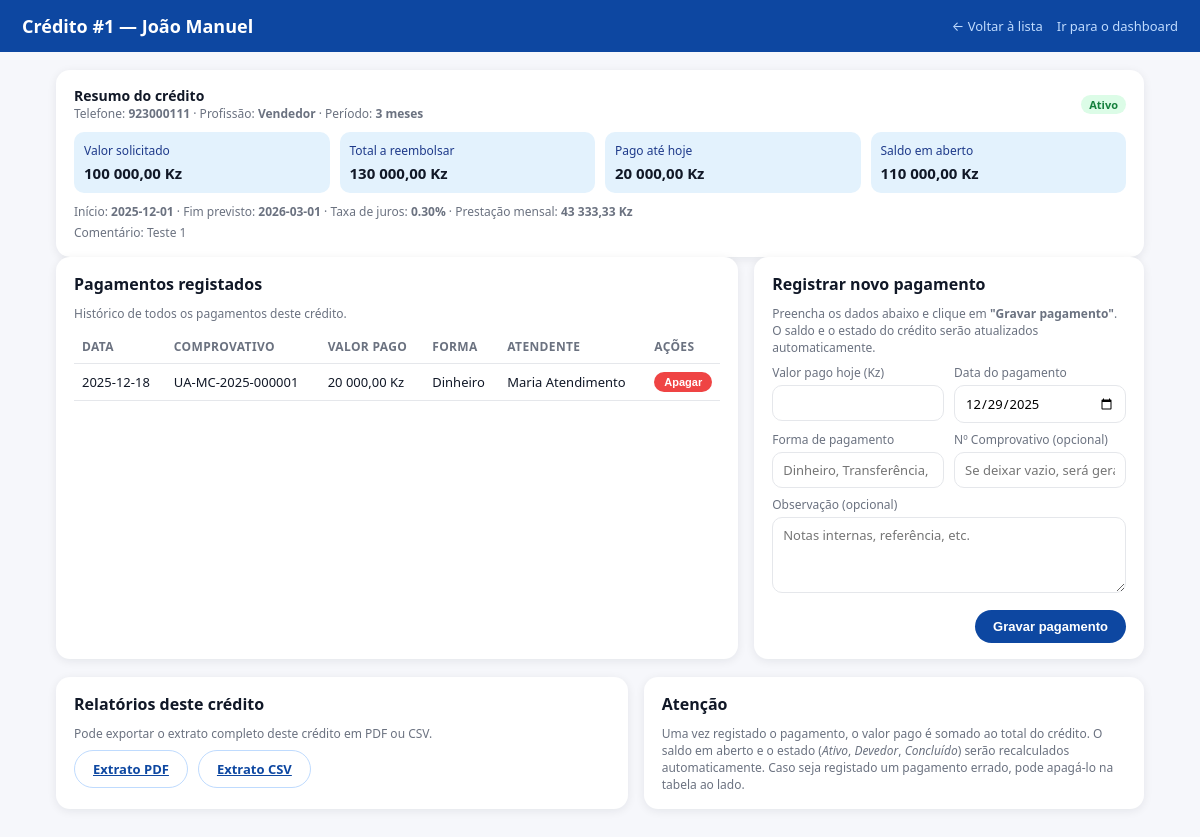
The app's page /dashboard/creditos/1 with its own data.
### app/db_models.py (models this page shows)
class CreditoDB(Base):
    __tablename__ = "creditos"
    id_credito = Column(Integer, primary_key=True, index=True)
    nome = Column(String(120), nullable=False)
    telefone = Column(String(50), nullable=False)
    profissao = Column(String(120), nullable=False)
    salario_mensal = Column(Float, nullable=False)
    valor_solicitado = Column(Float, nullable=False)
    duracao_meses = Column(Integer, nullable=False)
    taxa_juros = Column(Float, nullable=False)
    valor_total_reembolsar = Column(Float, nullable=False)
    prestacao_mensal = Column(Float, nullable=False)
    valor_pago = Column(Float, nullable=False, default=0.0)
    saldo_em_aberto = Column(Float, nullable=False)
    data_inicio = Column(Date, nullable=False)
    data_fim = Column(Date, nullable=False)
    estado = Column(String(30), nullable=False)
    comentario = Column(Text, nullable=True)
    pagamentos = relationship(
        "PagamentoDB",
        back_populates="credito",
        cascade="all, delete-orphan",
    )

class PagamentoDB(Base):
    __tablename__ = "pagamentos"
    id_pagamento = Column(Integer, primary_key=True, index=True)
    nr_comprovativo = Column(String(50), nullable=False, unique=True, index=True)
    id_credito = Column(
        Integer,
        ForeignKey("creditos.id_credito"),
        nullable=False,
        index=True,
    )
    data_pagamento = Column(Date, nullable=False)
    valor_pago_no_dia = Column(Float, nullable=False)
    forma_pagamento = Column(String(80), nullable=False)
    observacao = Column(Text, nullable=True)
    id_atendente = Column(
        Integer,
        ForeignKey("atendentes.id_atendente"),
        nullable=True,
        index=True,
    )
    emitido_em = Column(DateTime, nullable=False, default=datetime.utcnow)
    credito = relationship("CreditoDB", back_populates="pagamentos")
    atendente = relationship("AtendenteDB", back_populates="pagamentos")

class AtendenteDB(Base):
    __tablename__ = "atendentes"
    id_atendente = Column(Integer, primary_key=True, index=True)
    nome = Column(String(120), nullable=False)
    email = Column(String(120), nullable=True, unique=True, index=True)
    ativo = Column(Boolean, nullable=False, default=True)
    criado_em = Column(DateTime, nullable=False, default=datetime.utcnow)
    pagamentos = relationship("PagamentoDB", back_populates="atendente")

### app/routes/dashboard.py (the view)
@router.get(
    "/creditos/{id_credito}",
    response_class=HTMLResponse,
    summary="Detalhe completo de um crédito",
)
def dashboard_credito_detalhe(id_credito: int, request: Request):
    db = SessionLocal()
    try:
        credito = (
            db.query(CreditoDB)
            .filter(CreditoDB.id_credito == id_credito)
            .first()
        )
        if not credito:
            raise HTTPException(status_code=404, detail="Crédito não encontrado")
        pagamentos_db = (
            db.query(PagamentoDB)
            .filter(PagamentoDB.id_credito == id_credito)
            .order_by(
                PagamentoDB.data_pagamento.desc(),
                PagamentoDB.id_pagamento.desc(),
            )
            .all()
        )
        total_pago = sum(float(p.valor_pago_no_dia or 0) for p in pagamentos_db)
        total_reembolsar = float(credito.valor_total_reembolsar or 0)
        saldo_em_aberto = max(0.0, total_reembolsar - total_pago)
        credito.valor_pago = total_pago
        credito.saldo_em_aberto = saldo_em_aberto
        credito.estado = calcular_estado(
            credito.data_fim,
            saldo_em_aberto,
            hoje=date.today(),
        )
        db.commit()
        db.refresh(credito)
        credito_dict = {
            "id_credito": credito.id_credito,
            "nome": credito.nome,
            "telefone": credito.telefone,
            "profissao": credito.profissao,
            "salario_mensal": float(credito.salario_mensal or 0),
            "valor_solicitado": float(credito.valor_solicitado or 0),
            "duracao_meses": credito.duracao_meses,
            "taxa_juros": float(credito.taxa_juros or 0),
            "valor_total_reembolsar": float(credito.valor_total_reembolsar or 0),
            "prestacao_mensal": float(credito.prestacao_mensal or 0),
            "valor_pago": float(credito.valor_pago or 0),
            "saldo_em_aberto": float(credito.saldo_em_aberto or 0),
            "data_inicio": credito.data_inicio,
            "data_fim": credito.data_fim,
            "estado": credito.estado,
            "comentario": credito.comentario,
        }
        pagamentos = []
        for p in pagamentos_db:
            pagamentos.append(
                {
                    "id_pagamento": p.id_pagamento,
                    "data_pagamento": p.data_pagamento,
                    "nr_comprovativo": p.nr_comprovativo,
                    "valor_pago_no_dia": float(p.valor_pago_no_dia or 0),
                    "forma_pagamento": p.forma_pagamento,
                    "atendente_nome": p.atendente.nome if p.atendente else "",
                }
            )
    finally:
        db.close()
    return templates.TemplateResponse(
        "credito_detalhe.html",
        {
            "request": request,
            "credito": credito_dict,
            "pagamentos": pagamentos,
        },
    )

### templates/credito_detalhe.html (shortened to what this page needs)
<!doctype html>
<html lang="pt">
<head>
</head>
<body>
<header>
  <div class="title">
    Crédito #{{ credito.id_credito }} — {{ credito.nome }}
  </div>
  <div style="display:flex;gap:14px;align-items:center;">
    <a href="/dashboard/creditos">← Voltar à lista</a>
    <a href="/dashboard">Ir para o dashboard</a>
  </div>
</header>
<div class="wrap">
  <div class="card">
    <div class="top-actions">
      <div>
        <div style="font-size:14px;font-weight:600;">Resumo do crédito</div>
        <div class="muted">
          Telefone: <strong>{{ credito.telefone }}</strong> ·
          Profissão: <strong>{{ credito.profissao }}</strong> ·
          Período: <strong>{{ credito.duracao_meses }} meses</strong>
        </div>
      </div>
      <div class="pill
        {% if credito.estado == 'Concluído' %}pill-success
        {% elif credito.estado == 'Devedor' %}pill-danger
        {% else %}pill-success{% endif %}">
        {{ credito.estado }}
      </div>
    </div>
    <div class="summary-grid">
      <div class="metric">
        <div class="k">Valor solicitado</div>
        <div class="v">{{ "{:,.2f}".format(credito.valor_solicitado).replace(",", "X").replace(".", ",").replace("X", " ") }} Kz</div>
      </div>
      <div class="metric">
        <div class="k">Total a reembolsar</div>
        <div class="v">{{ "{:,.2f}".format(credito.valor_total_reembolsar).replace(",", "X").replace(".", ",").replace("X", " ") }} Kz</div>
      </div>
      <div class="metric">
        <div class="k">Pago até hoje</div>
        <div class="v">{{ "{:,.2f}".format(credito.valor_pago).replace(",", "X").replace(".", ",").replace("X", " ") }} Kz</div>
      </div>
      <div class="metric">
        <div class="k">Saldo em aberto</div>
        <div class="v">{{ "{:,.2f}".format(credito.saldo_em_aberto).replace(",", "X").replace(".", ",").replace("X", " ") }} Kz</div>
      </div>
    </div>
    <div class="muted" style="margin-top:10px;">
      Início: <strong>{{ credito.data_inicio }}</strong> ·
      Fim previsto: <strong>{{ credito.data_fim }}</strong> ·
      Taxa de juros: <strong>{{ "{:.2f}".format(credito.taxa_juros) }}%</strong> ·
      Prestação mensal: <strong>{{ "{:,.2f}".format(credito.prestacao_mensal).replace(",", "X").replace(".", ",").replace("X", " ") }} Kz</strong>
    </div>
    {% if credito.comentario %}
      <div class="muted" style="margin-top:4px;">Comentário: {{ credito.comentario }}</div>
    {% endif %}
  </div>
  <div class="row">
    <div class="card">
      <h2>Pagamentos registados</h2>
      <div class="muted">Histórico de todos os pagamentos deste crédito.</div>
      <table>
        <thead>
          <tr>
            <th>Data</th>
            <th>Comprovativo</th>
            <th>Valor pago</th>
            <th>Forma</th>
            <th>Atendente</th>
            <th style="width:70px;">Ações</th>
          </tr>
        </thead>
        <tbody>
          {% if pagamentos and pagamentos|length > 0 %}
            {% for p in pagamentos %}
              <tr>
                <td>{{ p.data_pagamento }}</td>
                <td>{{ p.nr_comprovativo }}</td>
                <td>{{ "{:,.2f}".format(p.valor_pago_no_dia).replace(",", "X").replace(".", ",").replace("X", " ") }} Kz</td>
                <td>{{ p.forma_pagamento }}</td>
                <td>{{ p.atendente_nome or "" }}</td>
                <td>
                  <button
                    type="button"
                    class="btn btn-danger btn-xs"
                    data-del-id="{{ p.id_pagamento }}">
                    Apagar
                  </button>
                </td>
              </tr>
            {% endfor %}
          {% else %}
            <tr>
              <td colspan="6" class="muted">Ainda não há pagamentos registados para este crédito.</td>
            </tr>
          {% endif %}
        </tbody>
      </table>
    </div>
    <div class="card">
      <h2>Registrar novo pagamento</h2>
      <div class="muted" style="margin-bottom:8px;">
        Preencha os dados abaixo e clique em <strong>"Gravar pagamento"</strong>.
        O saldo e o estado do crédito serão atualizados automaticamente.
      </div>
      <form id="formPagamento">
        <div class="form-grid">
          <div>
            <label for="valor_pago_no_dia">Valor pago hoje (Kz)</label>
            <input id="valor_pago_no_dia" name="valor_pago_no_dia" type="number" min="0" step="0.01" required />
          </div>
          <div>
            <label for="data_pagamento">Data do pagamento</label>
            <input id="data_pagamento" name="data_pagamento" type="date" required />
          </div>
        </div>
        <div class="form-grid" style="margin-top:8px;">
          <div>
            <label for="forma_pagamento">Forma de pagamento</label>
            <input id="forma_pagamento" name="forma_pagamento" type="text" placeholder="Dinheiro, Transferência, Multicaixa..." required />
          </div>
          <div>
            <label for="nr_comprovativo">Nº Comprovativo (opcional)</label>
            <input id="nr_comprovativo" name="nr_comprovativo" type="text" placeholder="Se deixar vazio, será gerado automaticamente" />
          </div>
        </div>
        <div style="margin-top:8px;">
          <label for="observacao">Observação (opcional)</label>
          <textarea id="observacao" name="observacao" placeholder="Notas internas, referência, etc."></textarea>
        </div>
        <div style="margin-top:12px;display:flex;justify-content:flex-end;gap:10px;">
          <button type="submit" class="btn btn-primary" id="btnSalvarPagamento">
            Gravar pagamento
          </button>
        </div>
      </form>
    </div>
  </div>
  <div class="row-bottom" style="margin-top:18px;">
    <div class="card">
      <h2>Relatórios deste crédito</h2>
      <div class="muted" style="margin-bottom:8px;">
        Pode exportar o extrato completo deste crédito em PDF ou CSV.
      </div>
      <div style="display:flex;flex-wrap:wrap;gap:10px;">
        <a class="btn btn-outline" href="/relatorios/creditos/{{ credito.id_credito }}/extrato.pdf" target="_blank">
          Extrato PDF
        </a>
        <a class="btn btn-outline" href="/relatorios/creditos/{{ credito.id_credito }}/extrato.csv" target="_blank">
          Extrato CSV
        </a>
      </div>
    </div>
    <div class="card">
      <h2>Atenção</h2>
      <div class="muted">
        Uma vez registado o pagamento, o valor pago é somado ao total do crédito.
        O saldo em aberto e o estado (<em>Ativo</em>, <em>Devedor</em>, <em>Concluído</em>) serão recalculados automaticamente.
        Caso seja registado um pagamento errado, pode apagá-lo na tabela ao lado.
      </div>
    </div>
  </div>
</div>
</body>
</html>

### templates/credito_detalhe.html (style rules this page uses)
:root { --bg:#f6f7fb; --card:#fff; --text:#111827; --muted:#6b7280; --line:#e5e7eb; --blue:#0D47A1; --blue-soft:#e3f2fd; --danger:#b91c1c; --success:#15803d; --warning:#b45309; }
* { box-sizing:border-box }
body { margin:0; font-family:system-ui,-apple-system,BlinkMacSystemFont,"Segoe UI",sans-serif; background:var(--bg); color:var(--text); }
header { background:var(--blue); color:#fff; padding:14px 22px; display:flex; align-items:center; justify-content:space-between; }
header .title { font-size:18px; font-weight:700; }
header a { color:#bfdbfe; text-decoration:none; font-size:13px; }
.wrap { max-width:1120px; margin:18px auto 32px; padding:0 16px; }
.row { display:grid; grid-template-columns:2.1fr 1.2fr; gap:16px; margin-bottom:16px; }
.row-bottom { display:grid; grid-template-columns:1.6fr 1.4fr; gap:16px; }
.card { background:var(--card); border-radius:14px; padding:16px 18px; box-shadow:0 2px 10px rgba(15,23,42,.08); }
.card h2 { margin:0 0 10px; font-size:16px; }
.muted { color:var(--muted);font-size:12px }
.summary-grid { display:grid; grid-template-columns:repeat(4,minmax(0,1fr)); gap:10px; margin-top:8px; }
.metric { background:var(--blue-soft); border-radius:10px; padding:10px; }
.metric .k { font-size:12px; color:#1e3a8a; }
.metric .v { margin-top:4px; font-weight:700; font-size:15px; }
table { width:100%; border-collapse:collapse; margin-top:8px; font-size:13px; }
th,td { padding:8px 8px; border-bottom:1px solid var(--line); text-align:left; }
th { color:var(--muted); font-size:12px; text-transform:uppercase; letter-spacing:.03em; }
.pill { display:inline-flex; align-items:center; padding:2px 8px; border-radius:999px; font-size:11px; font-weight:600; }
.pill-success { background:#dcfce7;color:var(--success); }
label { display:block; font-size:12px; color:var(--muted); margin-bottom:4px; }
input,select,textarea { width:100%; border-radius:10px; border:1px solid var(--line); padding:8px 10px; font-size:13px; outline:none; transition:border .15s, box-shadow .15s; font-family:inherit; }
textarea { min-height:76px;resize:vertical; }
.form-grid { display:grid; grid-template-columns:repeat(2,minmax(0,1fr)); gap:10px; }
.btn { border:none; border-radius:999px; padding:9px 18px; font-size:13px; font-weight:600; cursor:pointer; display:inline-flex; align-items:center; justify-content:center; gap:6px; }
.btn-primary { background:var(--blue); color:#fff; }
.btn-outline { background:#fff; color:var(--blue); border:1px solid #bfdbfe; }
.btn-xs { padding:4px 10px; font-size:11px; border-radius:999px; }
.btn-danger { background:var(--danger); color:#fff; border:none; }
.btn-danger.btn-xs { background:#ef4444; }
.top-actions { display:flex; justify-content:space-between; align-items:center; margin-bottom:10px; gap:10px; flex-wrap:wrap; }

### records on screen
CreditoDB: id_credito "1", nome "João Manuel", telefone "923000111", profissao "Vendedor", duracao_meses "3", estado "Ativo", valor_solicitado "100 000,00", valor_total_reembolsar "130 000,00", valor_pago "20 000,00", saldo_em_aberto "110 000,00", data_inicio "2025-12-01", data_fim "2026-03-01", taxa_juros "0.30", prestacao_mensal "43 333,33", comentario "Teste 1"
PagamentoDB: data_pagamento "2025-12-18", nr_comprovativo "UA-MC-2025-000001", valor_pago_no_dia "20 000,00", forma_pagamento "Dinheiro"
AtendenteDB: nome "Maria Atendimento"
